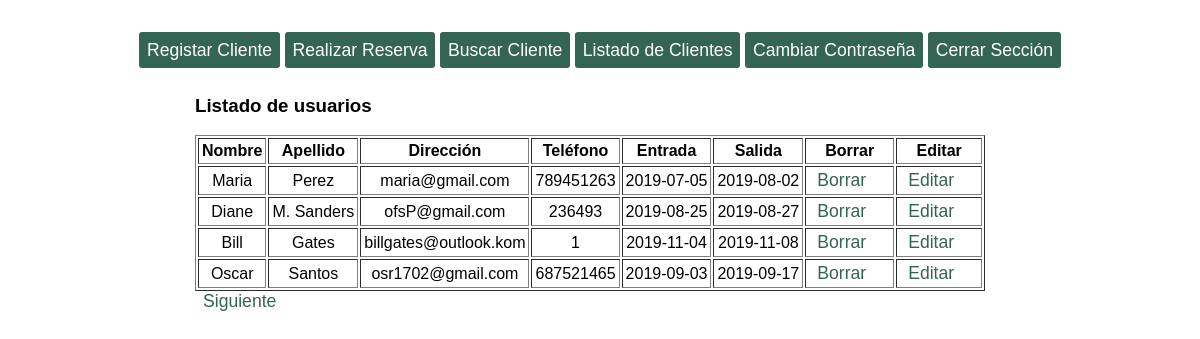
/listado.php (signed in), run on the app's committed database.
### tables this page shows
CREATE TABLE `reservas` (
  `id_reserva` int(11) NOT NULL AUTO_INCREMENT,
  `id_cliente` int(11) NOT NULL,
  `entrada` date NOT NULL,
  `salida` date NOT NULL,
  PRIMARY KEY (`id_reserva`),
  KEY `fk_reservas_clientes` (`id_cliente`),
  CONSTRAINT `fk_reservas_clientes` FOREIGN KEY (`id_cliente`) REFERENCES `clientes` (`id_cliente`)
);

CREATE TABLE `clientes` (
  `id_cliente` int(11) NOT NULL AUTO_INCREMENT,
  `nombre` varchar(50) NOT NULL,
  `apellido` varchar(50) NOT NULL,
  `correo` varchar(128) NOT NULL,
  `telefono` int(11) NOT NULL,
  PRIMARY KEY (`id_cliente`),
  UNIQUE KEY `correo` (`correo`)
);

### libreria.php (the view, shortened to what this page needs)
<?php
class Basedatos {
    public $db;
function __construct() {
  $this->db= $this->conectar(DB_HOST,DB_USERNAME,DB_PASSWORD,DB_NAME);
}
public function conectar($pdb_host,$pdb_user,$pdb_pass,$pdb_name){
	$db= new mysqli($pdb_host,$pdb_user,$pdb_pass,$pdb_name);
   return $db;
}
 function generar_tabla($parray){
 	if(isset($parray)){
 		$cant=count($parray);
 		$tabla="<table border='1' cellpadding='3'><tr><th>Nombre</th><th>Apellido</th><th>Dirección</th><th>Teléfono</th><th>Entrada</th><th>Salida</th><th>Borrar</th><th>Editar</th></tr>";
 		for ($i=0;$i<$cant;$i++){
 			$tabla.="<tr align='center'>";
 			$tabla.="<td>".$parray[$i]['nombre']."</td>";
 			$tabla.="<td>".$parray[$i]['apellido']."</td>";
 			$tabla.="<td>".$parray[$i]['correo']."</td>";
 			$tabla.="<td>".$parray[$i]['telefono']."</td>";
 			$tabla.="<td>".$parray[$i]['entrada']."</td>";
 			$tabla.="<td>".$parray[$i]['salida']."</td>";
      if($parray[$i]['entrada']!=NULL){
        $tabla.="<td><a href=listado.php?borrar={$parray[$i]['id_reserva']}>Borrar<a></td>";
        $tabla.="<td><a href=listado.php?editar={$parray[$i]['id_reserva']}>Editar<a></td>";
      }else{
        $tabla.="<td></td>";
        $tabla.="<td></td>";
      }
 			$tabla.="</tr>\n";
 		}
 		$tabla.="</table>";
 		return $tabla;
 	}
 }
 function mostrar($pconsulta){
    $resultado=$this->db->query($pconsulta);
    $array_resultado=[];
    if($resultado->num_rows>0){
        while ($fila = $resultado->fetch_assoc()){
         $array_resultado[]=$fila;
        }
    }
    return $array_resultado;
}
function paginacion($ptamano_pagina,$ppagina){
  $consulta = " SELECT * FROM clientes LEFT JOIN reservas ON clientes.id_cliente=reservas.id_cliente LIMIT ".$ppagina * $ptamano_pagina.",".$ptamano_pagina;
  $consulta2 = " SELECT COUNT(id_cliente) AS num FROM clientes";
  $resultado = $this->db->query($consulta2);
  $fila_registro = $resultado->fetch_assoc();
  $array_tabla = $this->mostrar($consulta);
  echo $this->generar_tabla($array_tabla);
  $siguiente = $ppagina + 1;
  if($ppagina < ($fila_registro['num']/$ptamano_pagina)-1){
      echo "<a href=listado.php?pagina={$siguiente}>Siguiente</a>";
  }
}
}
?>

### listado.php (shortened to what this page needs)
<?php
require('libreria.php');
$basedatos= new Basedatos();
$tamano_pagina=4;
$pagina=0;
?>
<!DOCTYPE html>
<html lang="en">
<head>
    <link rel="stylesheet" href="style.css">
</head>
<body>
	<div id="contenido">
		<div id="centro">
      <h3>Listado de usuarios</h3>
			<?php
          $basedatos->paginacion($tamano_pagina,$pagina);
			?>
		</div>
	</div>
</body>
</html>

### style.css (style rules this page uses)
* { font-family: sans-serif; box-sizing: border-box; }
body,html { margin: 0; padding: 0; height: 100%; }
a { text-decoration: none; padding:8px; box-sizing: border-box; font-size: 1.1em; font-family: sans-serif; color:#346454; }
#header_nav { display:flex; justify-content: center; padding-top:40px; }
#nav_principal { width: 80%; text-align: center; }
#nav_principal a { background-color:#346454; border-radius: 3px; color: white; }
#centro { width: 70%; margin: auto; padding: 15px; box-sizing: border-box; }

### data on the page
reservas: id_cliente.nombre "Maria", id_cliente.apellido "Perez", id_cliente.correo "maria@gmail.com", id_cliente.telefono "789451263", entrada "2019-07-05", salida "2019-08-02"
reservas: id_cliente.nombre "Diane", id_cliente.apellido "M. Sanders", id_cliente.correo "ofsP@gmail.com", id_cliente.telefono "236493", entrada "2019-08-25", salida "2019-08-27"
reservas: id_cliente.nombre "Bill", id_cliente.apellido "Gates", id_cliente.correo "billgates@outlook.kom", id_cliente.telefono "1", entrada "2019-11-04", salida "2019-11-08"
reservas: id_cliente.nombre "Oscar", id_cliente.apellido "Santos", id_cliente.correo "osr1702@gmail.com", id_cliente.telefono "687521465", entrada "2019-09-03", salida "2019-09-17"
